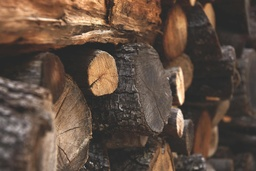
#> input picture image_filtering/images/pexels-iaia881-122588.jpg, 256 x 171 px, shrunk from 1920 x 1280 before the run; its folder holds 3 pictures in this run
$ python effect_of_changing_phase_magnitude.py
#> lines starting #> are read from the running program, lines starting #| are printed output that depends on the picture
import cv2
import glob
import numpy as np
import matplotlib.pyplot as plt

plt.rcParams['image.cmap'] = 'gray'

#Read and display the images
images = glob.glob('.\\images/pexels-*.jpg')
read_images = []

for image in images:
    image = cv2.imread(image, cv2.IMREAD_GRAYSCALE)
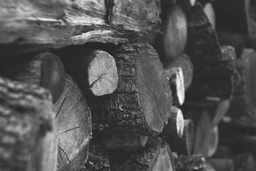
#> image: shape (171, 256); min 26, max 252, mean 82.5
    read_images.append(cv2.resize(image, None, fx=0.06, fy=0.06, interpolation=cv2.INTER_AREA))
#> pass 2 of the loop `for image in images:`:
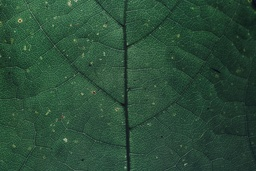
#> input picture image_filtering/images/pexels-markusspiske-1268129.jpg, 256 x 171 px, shrunk from 1920 x 1280 before the run
#> `image = cv2.imread(image, cv2.IMREAD_GRAYSCALE)`:
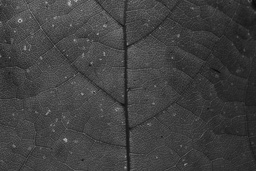
#> image: shape (171, 256); min 10, max 194, mean 64.4
#> pass 3 of the loop `for image in images:`:
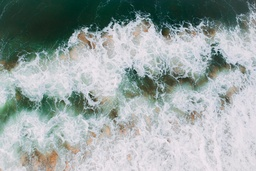
#> input picture image_filtering/images/pexels-pok-rie-33563-2958731.jpg, 256 x 171 px, shrunk from 1920 x 1280 before the run
#> `image = cv2.imread(image, cv2.IMREAD_GRAYSCALE)`:
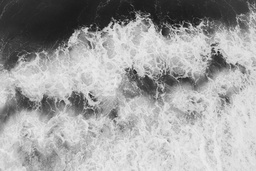
#> image: shape (171, 256); min 20, max 238, mean 160.6

# display the images
plt.figure(figsize=[5*3, 5])
plt.subplot(131); plt.imshow(read_images[0], cmap='gray'); plt.xticks=[]; plt.yticks=[]; plt.axis('off')
plt.subplot(132); plt.imshow(read_images[1], cmap='gray'); plt.xticks=[]; plt.yticks=[]; plt.axis('off')
plt.subplot(133); plt.imshow(read_images[2], cmap='gray'); plt.xticks=[]; plt.yticks=[]; plt.axis('off')

# We now compute their average magnitude and phase
avg_magnitude = np.zeros(read_images[0].shape)
avg_phase = np.zeros(read_images[0].shape)
for copy_img in read_images:
    copy_img = copy_img - np.mean(copy_img)
    img_fft = np.fft.fft2(copy_img)
    avg_magnitude = avg_magnitude + (abs(img_fft)/3)
    avg_phase = avg_phase + (np.angle(img_fft)/3)
#> this loop made 3 passes

#function to plot an image and its magnitude
def plot_polar_image(image, title=''):
    """
    Given any image, we will produce the Argand diagram
    of the image.

    This function expects that 'image' is of complex dtype
    and is the result of a dft

    We will also find the ifft and plot as an image.
    """

    fig, (ax1, ax2) = plt.subplots(1, 2)
    fig.set_size_inches(6 * 2, 4)
    fig.suptitle(title)

    image_ifft = np.fft.ifft2(image)
    ax1.imshow(abs(image_ifft))

    # Plot each complex number as an arrow
    for num in image.flat:
        #plot as a 1/4 of the original
        ax2.arrow(0, 0, num.real/2, num.imag/2, head_width=0.1,
                  head_length=0.2, fc='blue', ec='blue')


    # Set the limits of the plot
    ax2.set_xlim(-5000, 5000);
    ax2.set_ylim(-5000, 5000);
    ax2.set_xlabel('Re');
    ax2.set_ylabel('Im');
    ax2.grid(True)

# function to change either the magnitude or phase of
# an image and plot the resulting image
def change_image(image, new_part, is_mag=0, title=''):
    """
    This function takes an image, changes the image's
    magnitude/phase and displays the image.

    The shapes of image and new_part must be equal
    Image must be a complex - result of an fft

    image - a complex array, a result of fft
    new_part - either new magnitude or phase with which
        to change the image into
    is_mag - if new_part is magnitude, set to 0,
    else if new_part is phase, set to non-zero

    Calls plot_polar_image on result
    """

    #Split the current image into magnitude and phase
    magnitude = abs(image)
    phase = np.angle(image)

    new_image = np.empty(image.shape, np.complex128)
    if is_mag == 0:
        #This means we are to swap magnitude
        #Make a complex number Data[...,0] + 1j * Data[...,1]
        new_image = (new_part * np.cos(phase)) + 1j * (new_part * np.sin(phase))
    else:
        #Swapping phase
        new_image = (magnitude * np.cos(new_part)) + 1j * (magnitude * np.sin(new_part))

    plot_polar_image(new_image, title)

#the fft of all images
images_fft = []
for image in read_images:
    img_fft_shift = np.fft.fft2(image)
    images_fft.append(img_fft_shift)
#> after the loop, images_fft = 3 items

#put it all in a convenience function to avoid repetition
def plot_changes(pos):
    plot_polar_image(images_fft[pos], 'Image ' + str(pos + 1) + ' - Original')
#> the loop in plot_polar_image, `for num in image.flat:` made 150 passes
    change_image(images_fft[pos], avg_magnitude, title= 'Image ' + str(pos + 1) + ' - Average Magnitude')
#> the loop in plot_polar_image (call 2), `for num in image.flat:` made 150 passes
    change_image(images_fft[pos], avg_phase, is_mag= 1, title= 'Image ' + str(pos + 1) + ' - Average Phase')

plot_changes(0)

plot_changes(1)

plot_changes(2)
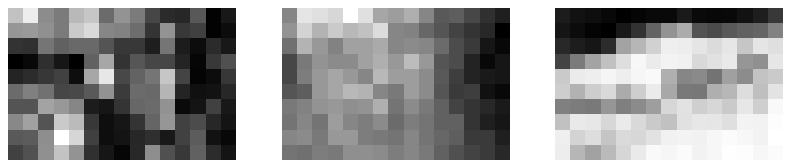
#> figure drawn by matplotlib, 3 panels
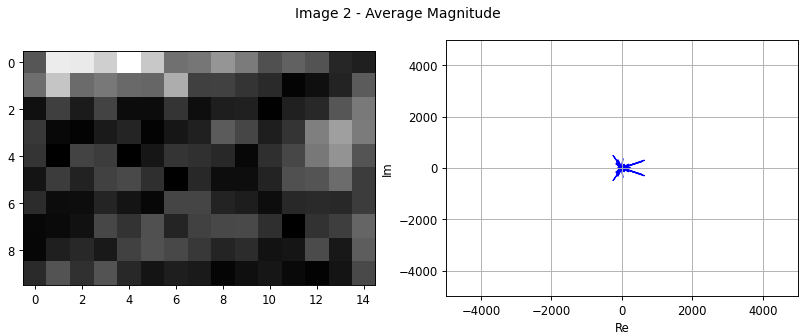
#> figure drawn by matplotlib, 2 panels
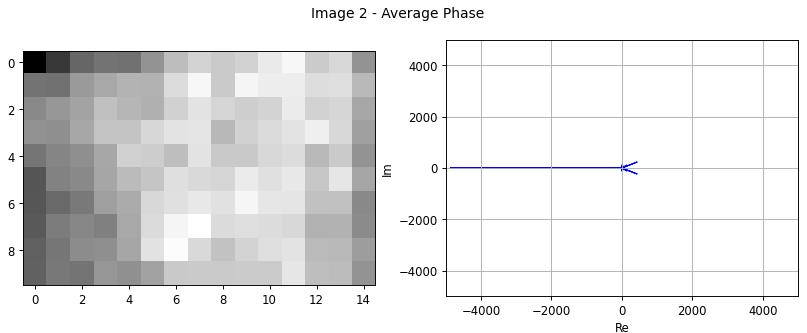
#> figure drawn by matplotlib, 2 panels
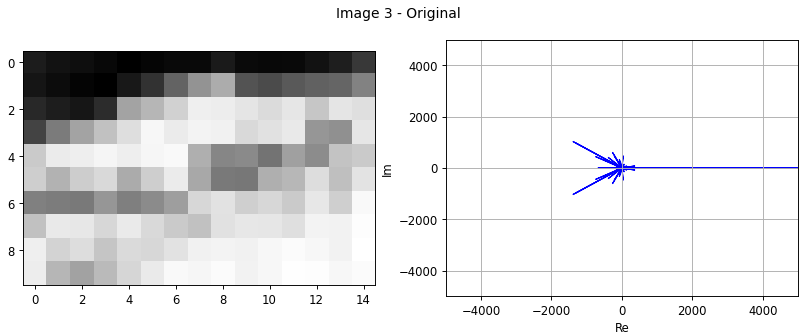
#> figure drawn by matplotlib, 2 panels
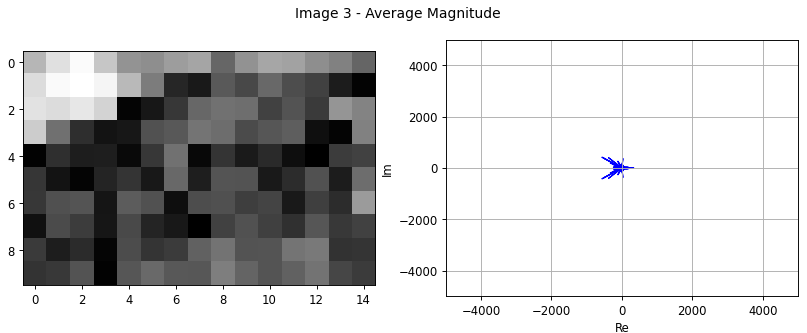
#> figure drawn by matplotlib, 2 panels
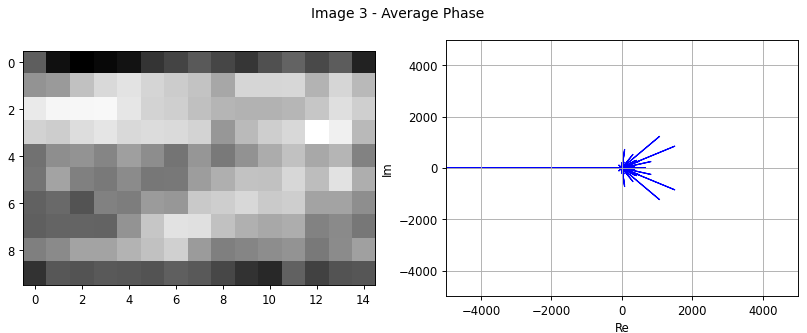
#> figure drawn by matplotlib, 2 panels
